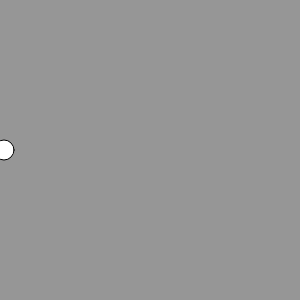
Frame 1 (no input)
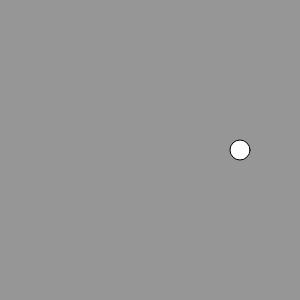
Frame 60 (no input)
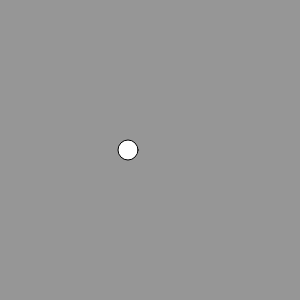
Frame 120 (the mouse pressed at the canvas centre since frame 60)

The p5.js sketch that drew these frames (run headless with seeded random() and noise() and a simulated clock; from frame 60 on, the mouse is pressed at the canvas centre):

// p5.js sketch
// ── sketch.js
var xPos = 0;
var speed = 4;

function setup() {
  createCanvas(300,300);
}

function draw() {
  background(150,150,150);
  
  xPos = xPos + speed;
  
  // || = OR  && = AND 
  if(xPos > width || xPos < 0){
    speed = speed * -1;
  }
  
  ellipse(xPos,150,20,20);
}
